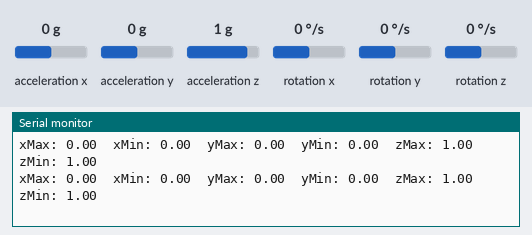
Recording of a sketch running on a simulated ESP32. Parts: the last lines printed to the serial monitor. Inputs (shaded band) come from the test bench; at power-on: acceleration x 0 g, acceleration y 0 g, acceleration z 1 g, rotation x 0 °/s, rotation y 0 °/s, rotation z 0 °/s.

Above: at 1.2 s.
1.3 s: acceleration x set to -1.4 g
At 1.47 s:
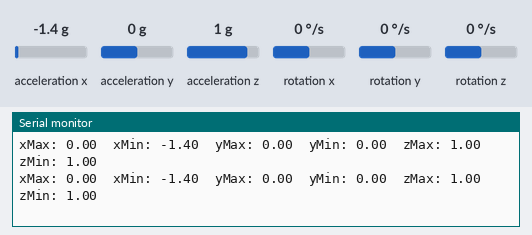
2.8 s: acceleration y set to -1.4 g
At 2.83 s:
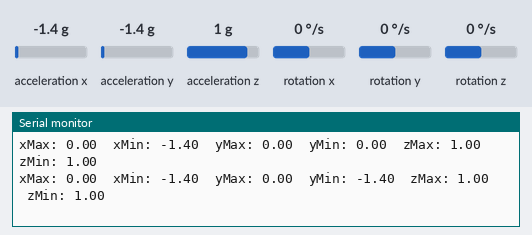
4.3 s: acceleration z set to -1.4 g
At 4.39 s:
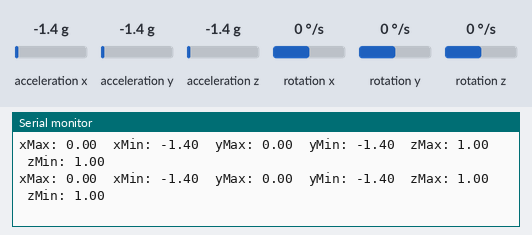

Measured:
- after the input at 1.3 s, the serial monitor: prints a new line after 0.06 s (image 1)
- after the input at 2.8 s, the serial monitor: prints a new line at once (image 2)

The sketch:

CalibrationCode.ino
```cpp
#include <Wire.h>
#include <MPU6050.h>

MPU6050 mpu;

float xMax = -100, xMin = 100;
float yMax = -100, yMin = 100;
float zMax = -100, zMin = 100;

void setup() {
  Serial.begin(115200);
  Wire.begin(21,22);

  Serial.println("Initializing MPU6050...");
  mpu.initialize();

  if (!mpu.testConnection()) {
    Serial.println("MPU6050 connection failed!");
    while(1);
  }

  Serial.println("Move the sensor slowly in all directions...");
}

void loop() {

  int16_t ax, ay, az;
  int16_t gx, gy, gz;

  mpu.getMotion6(&ax,&ay,&az,&gx,&gy,&gz);

  float Ax = ax / 16384.0;
  float Ay = ay / 16384.0;
  float Az = az / 16384.0;

  if(Ax > xMax) xMax = Ax;
  if(Ax < xMin) xMin = Ax;

  if(Ay > yMax) yMax = Ay;
  if(Ay < yMin) yMin = Ay;

  if(Az > zMax) zMax = Az;
  if(Az < zMin) zMin = Az;

  Serial.print("xMax: "); Serial.print(xMax);
  Serial.print("  xMin: "); Serial.print(xMin);

  Serial.print("  yMax: "); Serial.print(yMax);
  Serial.print("  yMin: "); Serial.print(yMin);

  Serial.print("  zMax: "); Serial.print(zMax);
  Serial.print("  zMin: "); Serial.println(zMin);

  delay(100);
}
```
